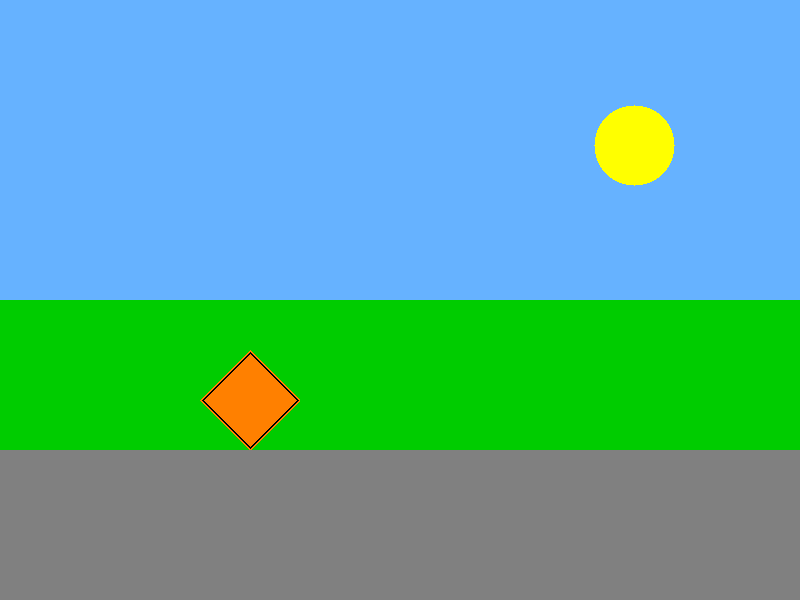
#> input picture hough-lines/solution/test/scene_constr.png, 800 x 600 px
$ python -i detection.py   (imports and definitions only)
#> lines starting #> are read from the running program, lines starting #| are printed output that depends on the picture; after the words box and inside, x2 and y2 are one past the last pixel; in counts of white or black regions, pixels touching at a corner belong together
#> further down, picture is the input picture: shape (600, 800, 3); mean B, G, R 156.8, 171.9, 87.1
import cv2
import numpy as np

HUE_R = 0
HUE_Y = 30
HUE_G = 60
hue_dict = {HUE_R: "red", HUE_Y: "yellow", HUE_G: "green"}

# [94 lines left out: function traffic_light_detection, not called in this run]

def construction_sign_detection(img_in):
    """Locates the geometric center of a construction sign by analyzing edge patterns and calculating the centroid between extreme boundary points.

    Args:
        img_in (numpy.array): The image containing a construction sign.

    Returns:
        tuple: The (x, y) coordinates of the sign's center.

    Raises:
        TypeError: If img_in is not a numpy array.
        ValueError: If image is empty, has invalid dimensions, or no lines are detected.
    """
    # Input validation
    if not isinstance(img_in, np.ndarray):
        raise TypeError("Input image must be a numpy array")

    if img_in.size == 0:
        raise ValueError("Input image cannot be empty")

    if len(img_in.shape) < 2:
        raise ValueError("Input image must be at least 2-dimensional")

    # Handle both grayscale and color images
    if len(img_in.shape) == 3:
        if img_in.shape[2] not in [1, 3, 4]:
            raise ValueError("Color image must have 1, 3, or 4 channels")

    try:
        # Convert to grayscale if needed
        if len(img_in.shape) == 3 and img_in.shape[2] == 3:
            gray = cv2.cvtColor(img_in, cv2.COLOR_BGR2GRAY)
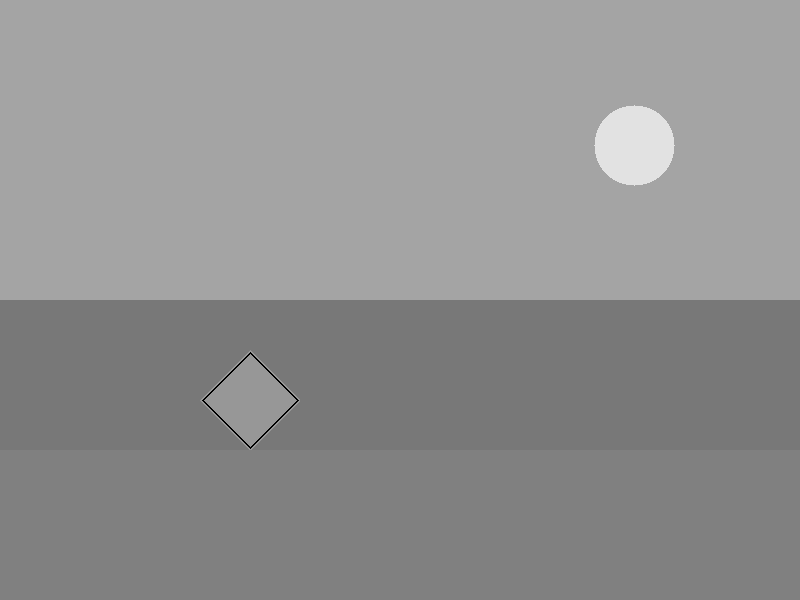
#> gray: shape (600, 800); min 0, max 226, mean 144.9
        elif len(img_in.shape) == 3 and img_in.shape[2] == 4:
            gray = cv2.cvtColor(img_in, cv2.COLOR_BGRA2GRAY)
        else:
            gray = img_in

        blur = cv2.GaussianBlur(gray, (3, 3), cv2.BORDER_DEFAULT)
        edges = cv2.Canny(blur, 250, 255)
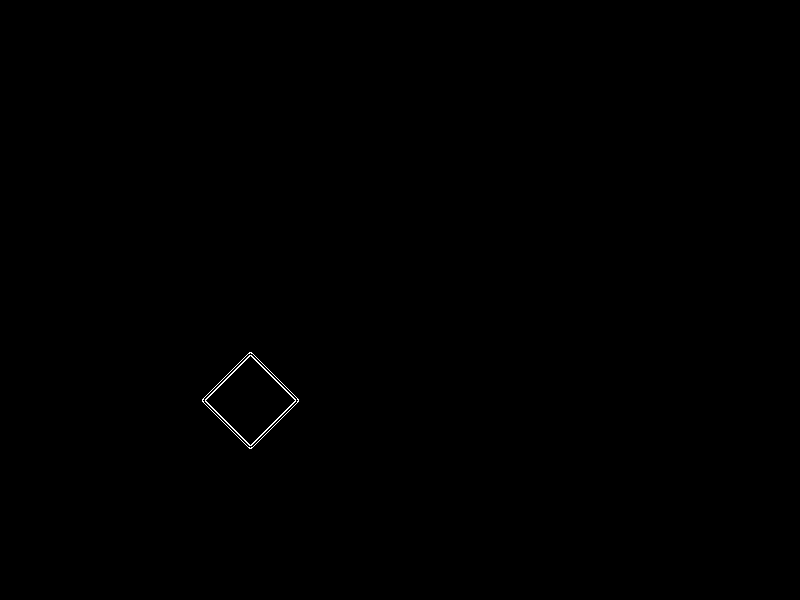
#> edges: shape (600, 800); 0.12% white in thin lines or dots, all inside (x1, y1, x2, y2) = (202, 352, 299, 449)
    except cv2.error as e:
        raise ValueError(f"OpenCV error during image processing: {str(e)}")

    linesP = cv2.HoughLinesP(edges, 1, np.pi / 180, 50, None, 0, 0)
#> linesP = [[251, 355, 295, 399], [252, 444, 295, 400], [205, 400, 249, 445], [205, 399, 250, 355], [251, 448, 298, 401]]

    if linesP is None:
        raise ValueError("No lines detected in the image - construction sign may not be present or visible")

    if len(linesP) == 0:
        raise ValueError("No valid lines found in the image")

    points = []
    for line in linesP:
        if len(line[0]) != 4:
            continue  # Skip invalid line data

        x0, y0, x1, y1 = line[0]

        # Validate coordinate values
        if not all(isinstance(coord, (int, float, np.integer, np.floating)) for coord in [x0, y0, x1, y1]):
            continue  # Skip lines with invalid coordinates

        points.append((x0, y0))
        points.append((x1, y1))
#> this loop made 5 passes
#> after the loop, points = [(251, 355), (295, 399), (252, 444), (295, 400), (205, 400), (249, 445), (205, 399), (250, 355), (251, 448), (298, 401)]

    if not points:
        raise ValueError("No valid coordinate points extracted from detected lines")

    try:
        points = np.array(points, dtype=np.uint16)
#> points = [[251, 355], [295, 399], [252, 444], [295, 400], [205, 400], [249, 445], [205, 399], [250, 355], [251, 448], [298, 401]]
    except (ValueError, TypeError):
        raise ValueError("Failed to convert coordinates to valid numpy array")

    if points.size == 0:
        raise ValueError("No valid points available for centroid calculation")

    rightmost_idx = np.argmax(points[:, 0])
#> rightmost_idx = 9
    rightmost = tuple(points[rightmost_idx])
#> rightmost = (298, 401)

    leftmost_idx = np.argmin(points[:, 0])
#> leftmost_idx = 4
    leftmost = tuple(points[leftmost_idx])
#> leftmost = (205, 400)

    # Ensure we have valid coordinates for centroid calculation
    try:
        centroid = ((leftmost[0] + rightmost[0]) // 2, (rightmost[1] + leftmost[1]) // 2)
#> centroid = (251, 400)
        # Convert to int to ensure valid coordinate types
        centroid = (int(centroid[0]), int(centroid[1]))
    except (TypeError, ValueError):
        raise ValueError("Failed to calculate valid centroid coordinates")

    return centroid

>>> import cv2
>>> picture = cv2.imread('test/scene_constr.png')
>>> result = construction_sign_detection(picture)
#> result = (251, 400)
